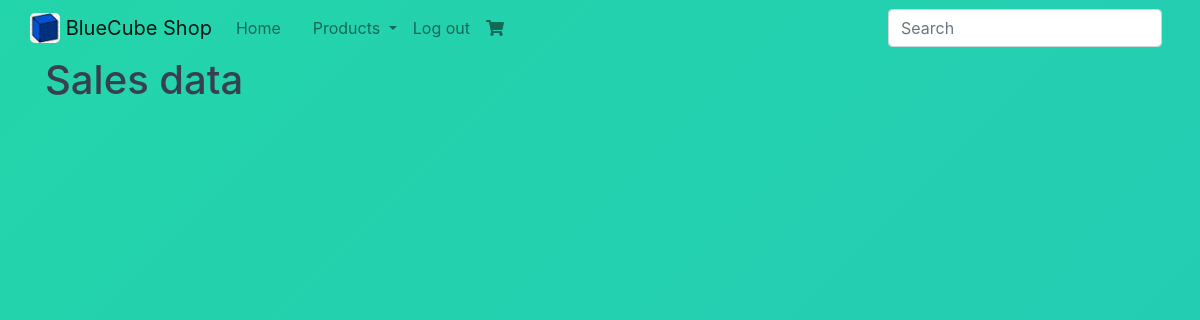
The page /analytics (signed in) on the database as committed earlier.
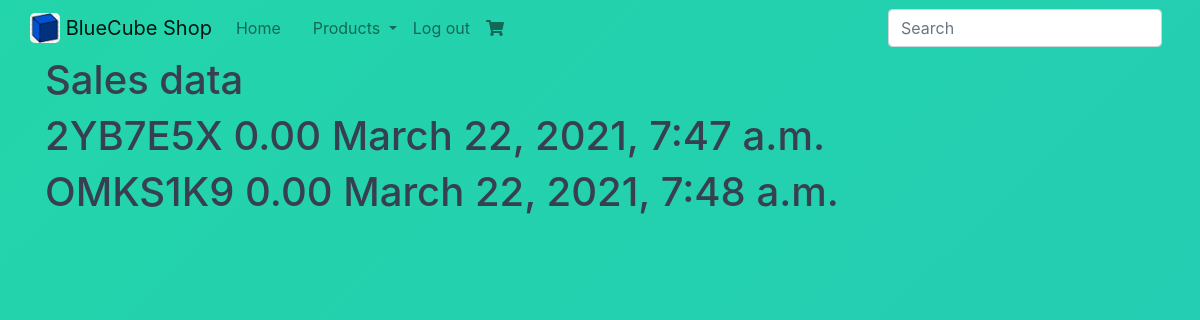
The same page on the database as committed later.
### orders/models.py (models this page shows)
class Order(models.Model):
    order_id        = models.CharField(max_length=50, blank=True)
    cart            = models.ForeignKey(Cart, on_delete=models.CASCADE)
    billing         = models.ForeignKey(BillingProfile, blank=True, null=True, on_delete=models.CASCADE)
    status          = models.CharField(max_length=50, default='created', choices=ORDER_STATUS_CHOICES)
    shipping_total  = models.DecimalField(default=5.99, max_digits = 100, decimal_places = 2)
    order_total     = models.DecimalField(default=0.00, max_digits = 100, decimal_places = 2)
    active          = models.BooleanField(default=True)
    timestamp       = models.DateTimeField(auto_now_add=True)
    def __str__(self):
        return self.order_id

### analytics/views.py (the view)
# urls.py: path('', SalesView.as_view(), name='sales'),
class SalesView(LoginRequiredMixin, TemplateView):
    template_name = 'analytics/sales.html'
    def dispatch(self, *args, **kwargs):
        user = self.request.user
        if not user.is_staff:
            return HttpResponse('Not allowed', status=401)
        return super(SalesView,self).dispatch(*args, **kwargs)
    def get_context_data(self,**kwargs):
        context = super().get_context_data(**kwargs)
        recent_orders = Order.objects.order_by('timestamp')
        print(recent_orders)
        context['recent_orders'] = recent_orders
        return context

### accounts/models.py (called while the page is built)
    @property
    def is_staff(self):
        return self.staff

    @property
    def is_active(self):
        return self.active

### analytics/templates/analytics/sales.html
{% extends "base.html" %}
{% block content %}
<div class='row'>
  <div class='col-12'>
    <h1>Sales data</h1>
  </div>
</div>
<div class='row'>
  <div class='col'>
    {% for order in recent_orders %}
    <h1>
    {{order.order_id}}
    {{order.order_total}}
    {{order.timestamp}}</h1>
    {% endfor %}
  </div>
</div>
{% endblock %}

### templates/base.html (shortened to what this page needs)
<!DOCTYPE html>
{% load static %}
<html>
  <head>
    <link rel="stylesheet" href="https://maxcdn.bootstrapcdn.com/bootstrap/4.0.0/css/bootstrap.min.css">
    <link rel="stylesheet" href="{% static 'css/style.css'%}"/>
    <link href="https://cdn.jsdelivr.net/npm/select2@4.1.0-rc.0/dist/css/select2.min.css" rel="stylesheet" />
    <link rel="stylesheet" href="https://pro.fontawesome.com/releases/v5.10.0/css/all.css"/>
  </head>
  <body>
    <nav class="navbar navbar-expand navbar-light">
      <div class="container">
      <a class="navbar-brand" href="{% url 'index' %}">
        <img src="/media/products/icon.png" width="30" height="30"  class="d-inline-block align-top" alt="">
          BlueCube Shop
      </a>
      <div class="collapse navbar-collapse" id="navbarNavAltMarkup">
        <ul class="navbar-nav mr-auto">
      <div class="navbar-nav">
        <li class = "nav-item {% if request.path == '/' %}active{% endif %}"><a class="nav-link " href="{% url 'index' %}">Home</span></a></li>
        <li><a href="{% url 'product:list' %}" class="nav-item nav-link  {% if request.path == '/products/' %}active{% endif %}"></a></li>
        <li class="nav-item dropdown">
        <a class="nav-link dropdown-toggle" href="{% url 'index' %}" id="navbarDropdown" role="button" data-toggle="dropdown" aria-haspopup="true" aria-expanded="false">
        Products
        </a>
      </li>
        {% if user.is_authenticated %}
              <li><a href="{% url 'accounts:logout' %}" class="nav-item nav-link mr">Log out</a></li>
        {% else %}
              <li><a href="{% url 'accounts:login' %}" class="nav-item nav-link ">Log in</a></li>
              <li><a href="{% url 'accounts:register' %}" class="nav-item nav-link ">Sign up</a></li>
        {% endif %}
            <li><a href="{% url 'carts:home' %}" class="nav-item nav-link ml-auto"><i class="fas fa-shopping-cart">   {{request.session.cart_item}}</i></a></li>
            </ul>
            {% include 'search.html' %}
      </div>
      </div>
        </div>
    </nav>
    <div class="container mycontent">
          {% block content %}
          {% endblock %}
        </div>
  </body>
</html>

### templates/search.html (shortened to what this page needs)
<form class="search-form form-inline my-2 my-lg-0" method="GET" action ='{% url "search:search" %}' class="search-form">
      <input class="form-control mr-sm-2" name = 'q' type="search" placeholder="Search" aria-label="Search">
</form

### static/css/style.css (style rules this page uses)
img { border-radius:5px }
h1, h2, h3, h4, h5, h6, p, a, nav { color: #37404f; }
body { background: linear-gradient(-45deg, #ee7752, #e73c7e, #23a6d5, #23d5ab); background-size: 2000% 2000%; animation: gradient 40s ease infinite; }
a { color: black }

Rows that differ between the two databases and show on the page:
added Order: order_id "2YB7E5X", order_total "0.00", timestamp "March 22, 2021, 7:47 a.m."
added Order: order_id "OMKS1K9", order_total "0.00", timestamp "March 22, 2021, 7:48 a.m."
